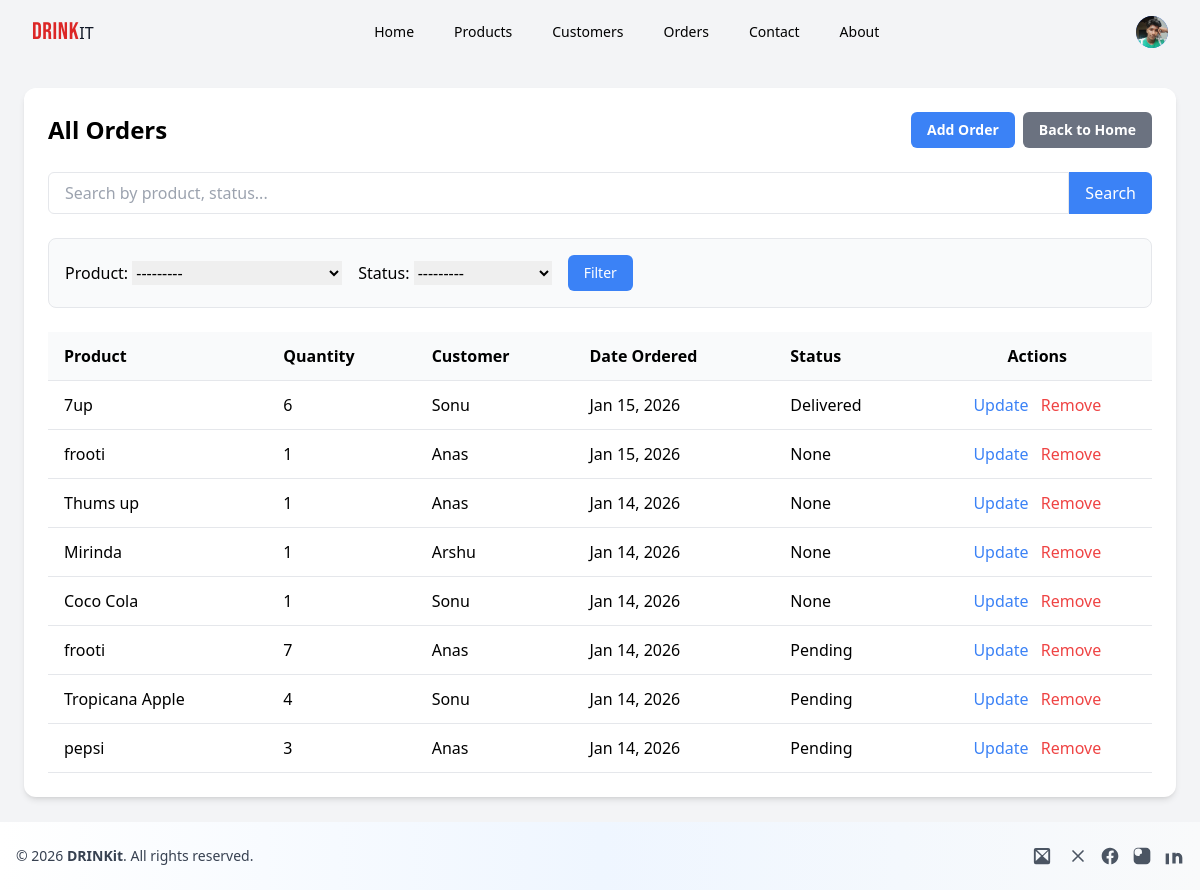
/all_orders/ (signed in), run on the app's committed database.
### demo/models.py (models this page shows, shortened)
class customer(models.Model):
    user = models.OneToOneField(User, null=True, blank=True, on_delete=models.CASCADE)
    profile_pic = models.ImageField(default="profile.jpg", null=True, blank=True)
    name = models.CharField(max_length=200, null=True)
    phone = models.CharField(max_length=200, null=True)
    email = models.EmailField(max_length=200, null=True)
    date_created = models.DateTimeField(auto_now_add=True, null=True)
    def __str__(self):
        return self.name

class order(models.Model):
    STATUS = (
        ('Pending', 'Pending'),
        ('Out for delivery', 'Out for delivery'),
        ('Delivered', 'Delivered'),
    )
    customer = models.ForeignKey(customer, null=True, blank=True, on_delete=models.SET_NULL)
    product = models.ForeignKey(product, null=True, blank=True, on_delete=models.SET_NULL)
    quantity = models.CharField(max_length=200, null=True,default="1")
    date_created = models.DateTimeField(auto_now_add=True, null=True)
    status = models.CharField(max_length=200, null=True, blank=True, choices=STATUS)

class product(models.Model):
    CATEGORY = (
    ('carbonated', 'Carbonated Drinks'),
    ('juice', 'Natural Juices'),
    ('water', 'Bottled Water'),
    ('energy', 'Energy Drinks'),
)
    category = models.CharField(max_length=200, null=True, choices=CATEGORY)
    company = models.ManyToManyField(company, blank=True)
    name = models.CharField(max_length=200, null=True)
    price = models.FloatField(null=True)
    litre = models.CharField(max_length=200, null=True, blank=True)
    image = models.ImageField(null=True, blank=True, default='defualt.jpeg')
    date_created = models.DateTimeField(auto_now_add=True, null=True)
    def __str__(self):
        return self.name

### demo/decorators.py (the view)
        def wrapper_func(request, *args, **kwargs):
            group=None
            if request.user.groups.exists():
                group=request.user.groups.all()[0].name
            if group in allowed_roles or request.user.is_staff:
                return view_func(request, *args, **kwargs)
            else:
                return HttpResponse('You are not authorized to view this page')

### demo/templates/demo/all_orders.html (shortened to what this page needs)
<!DOCTYPE html>
<html lang="en">
<head>
    <script src="https://cdn.tailwindcss.com"></script>
</head>
<body class="bg-gray-100 animate-fade-in-up flex flex-col min-h-screen">
    {% include 'demo/navbar.html' %}
    <div class="p-4 md:p-6 flex-grow">
    <div class="max-w-6xl mx-auto bg-white p-6 rounded-xl shadow-md">
        <div class="flex justify-between items-center mb-6">
            <h1 class="text-2xl font-bold">All Orders</h1>
            <div class="flex items-center gap-2">
                {% if request.user.is_superuser %}
                <a href="{% url 'create_order_bulk' request.user.id %}?next={{ request.path }}" class="bg-blue-500 text-white px-4 py-2 rounded-md hover:bg-blue-600 text-sm font-semibold">Add Order</a>
                <a href="{% url 'home' %}" class="bg-gray-500 text-white px-4 py-2 rounded-md hover:bg-gray-600 text-sm font-semibold">Back to Home</a>
            </div>
            {% else %}
                    <a href="{% url 'user_home' %}#search" class="bg-blue-500 text-white px-4 py-2 rounded-md hover:bg-blue-600 text-sm font-semibold">Add Order</a>
                    <a href="{% url 'user' %}" class="bg-gray-500 text-white px-4 py-2 rounded-md hover:bg-gray-600 text-sm font-semibold">Back to Profile</a>
                </div>
                    {% endif %}
        </div>
        <form method="GET" action="{% url 'all_orders' %}" class="mb-6">
            <div class="flex">
                <input type="text" name="q" value="{{ query|default:'' }}" placeholder="Search by product, status..." class="w-full px-4 py-2 border rounded-l-md focus:outline-none focus:ring-2 focus:ring-blue-500">
                <button type="submit" class="bg-blue-500 text-white px-4 py-2 rounded-r-md hover:bg-blue-600">Search</button>
            </div>
        </form>
        <div class="mb-6 p-4 bg-gray-50 rounded-lg border border-gray-200">
             <form action="" method="get" class="flex flex-wrap items-center gap-4">
                {{ myFilter.form }}
                <button type="submit" class="bg-blue-500 text-white px-4 py-2 rounded-md hover:bg-blue-600 text-sm">Filter</button>
             </form>
        </div>
        <div class="overflow-x-auto">
            <table class="w-full text-left">
                {% if request.user.is_superuser %}
                <thead>
                    <tr class="border-b bg-gray-50">
                        <th class="py-3 px-4">Product</th>
                        <th class="py-3 px-4">Quantity</th>
                        <th class="py-3 px-4">Customer</th>
                        <th class="py-3 px-4">Date Ordered</th>
                        <th class="py-3 px-4">Status</th>
                        <th class="py-3 px-4 text-center">Actions</th>
                    </tr>
                </thead>
                <tbody>
                    {% for order in orders %}
                    <tr class="border-b hover:bg-gray-50">
                        <td class="py-3 px-4">{{ order.product }}</td>
                        <td class="py-3 px-4">{{ order.quantity }}</td>
                        <td class="py-3 px-4">{{ order.customer }}</td>
                        <td class="py-3 px-4">{{ order.date_created|date:"M d, Y" }}</td>
                        <td class="py-3 px-4">{{ order.status }}</td>
                        <td class="py-3 px-4 text-center space-x-2">
                            <a href="{% url 'update_order' order.id %}?next={{ request.path }}" class="text-blue-500 hover:underline">Update</a>
                            <a href="{% url 'delete_order' order.id %}?next={{ request.path }}" class="text-red-500 hover:underline">Remove</a>
                        </td>
                    </tr>
                    {% empty %}
                    <tr>
                        <td colspan="5" class="py-6 text-center text-gray-500">No orders found.</td>
                    </tr>
                    {% endfor %}
                </tbody>
                {% endif %}
            </table>
        </div>
    </div>
    </div>
    {% include 'demo/footer.html' %}
</body>
</html>

### demo/templates/demo/navbar.html (shortened to what this page needs)
{% load static %}
<script src="https://cdn.tailwindcss.com"></script>
<nav class="bg-transparent text-black ">
    <div class="max-w-7xl mx-auto px-4 sm:px-6 lg:px-8">
        <div class="flex items-center justify-between h-16">
            <div class="flex-shrink-0 flex items-center">
                {% if request.user.is_superuser %}
                 <a href="{% url 'home' %}" class=" hover:text-red-300 hover:scale-105 transition">
                    <div><span class="text-2xl font-['Bebas_Neue'] tracking-wide text-red-600 mb-5 animate-fade-in-up ">DRINK</span><span class="text-gray-900">IT</span></div></a>
                {% else %}
                 <a href="{% url 'user_home' %}" class=" hover:text-red-300 hover:scale-105 transition">
                    <div><span class="text-2xl font-['Bebas_Neue'] tracking-wide text-red-600 mb-5 animate-fade-in-up ">DRINK</span><span class="text-gray-900">IT</span></div></a>
                {% endif %}
            </div>
            <div class="hidden md:block">
                {% if request.user.is_superuser %}
                  <div class="ml-10 flex items-baseline space-x-4">
                    <a href="{% url 'home' %}" class="px-3 py-2 rounded-md text-sm font-medium text-black hover:scale-105 transition">Home</a>
                    <a href="{% url 'products' %}" class="px-3 py-2 rounded-md text-sm font-medium text-black hover:scale-105 transition">Products</a>
                    <a href="{% url 'all_customers' %}" class="px-3 py-2 rounded-md text-sm font-medium text-black hover:scale-105 transition">Customers</a>
                    <a href="{% url 'all_orders' %}" class="px-3 py-2 rounded-md text-sm font-medium text-black hover:scale-105 transition">Orders</a>
                    <a href="#footer" class="px-3 py-2 rounded-md text-sm font-medium text-black hover:scale-105 transition">Contact</a>
                    <a href="{% url 'about' %}" class="px-3 py-2 rounded-md text-sm font-medium text-black hover:scale-105 transition">About</a>
                  </div>
                {% endif %}
            </div>
            <div class="flex items-center">
                <div class="hidden md:block ml-4">
                    {% if request.user.is_authenticated %}
                    <div class="relative">
                        <button onclick="document.getElementById('user-menu-dropdown').classList.toggle('hidden')" class="flex items-center max-w-xs bg-transparent rounded-full focus:outline-none focus:ring-2 focus:ring-offset-2 focus:ring-offset-transparent focus:ring-gray-300">
                            <div class="h-8 w-8 rounded-full bg-blue-600 flex items-center justify-center text-white font-bold overflow-hidden">
                                {% if request.user.customer and request.user.customer.profile_pic %}
                                    <img class="h-full w-full object-cover" src="{{ request.user.customer.profile_pic.url }}" alt="Profile">
                                {% else %}
                                    {{ request.user.username|slice:":1"|upper }}
                                {% endif %}
                            </div>
                        </button>
                    </div>
                    {% else %}
                    <a href="{% url 'login' %}" class="bg-blue-500 text-white px-4 py-2 rounded-md hover:bg-blue-600 text-sm font-semibold">Login</a>
                    {% endif %}
                </div>
            </div>
        </div>
    </div>
</nav>

### data on the page
order: product "7up", quantity "6", customer "Sonu", date_created "Jan 15, 2026", status "Delivered"
order: product "frooti", quantity "1", customer "Anas", date_created "Jan 15, 2026", status "None"
order: product "Thums up", quantity "1", customer "Anas", date_created "Jan 14, 2026", status "None"
order: product "Mirinda", quantity "1", customer "Arshu", date_created "Jan 14, 2026", status "None"
order: product "Coco Cola", quantity "1", customer "Sonu", date_created "Jan 14, 2026", status "None"
order: product "frooti", quantity "7", customer "Anas", date_created "Jan 14, 2026", status "Pending"
order: product "Tropicana Apple", quantity "4", customer "Sonu", date_created "Jan 14, 2026", status "Pending"
order: product "pepsi", quantity "3", customer "Anas", date_created "Jan 14, 2026", status "Pending"
